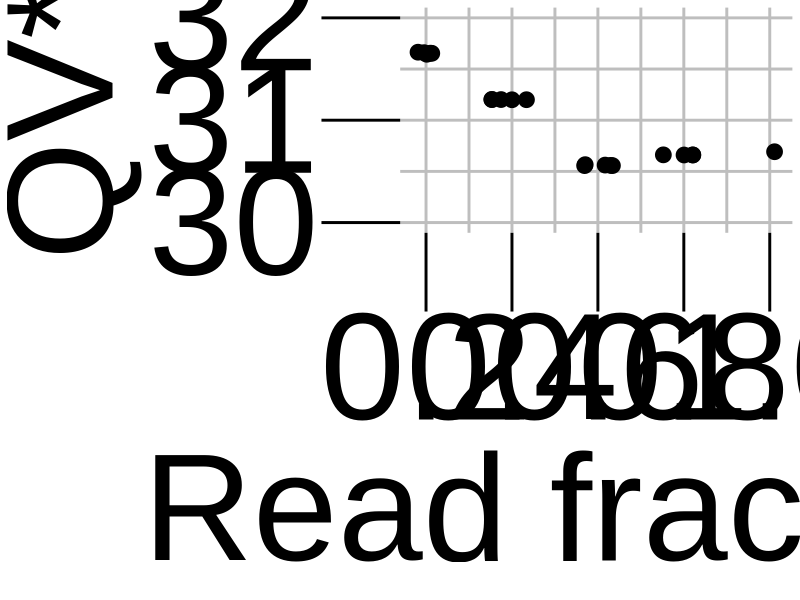

Write the R code that produced this figure.
setwd(dirname(rstudioapi::getSourceEditorContext()$path))

library(ggplot2)
library(dplyr)
library(ggpubr)

data <- read.csv("results.txt", header = FALSE, sep = "\t", na.strings="")

png("Supplementary Figure 4.png", width = 2500, height = 2000)

# Add regression line
ggplot(data, aes(x=V2, y=V6)) +
  theme(
    panel.background = element_rect(fill = "white",
                                    colour = "white",
                                    size = 1, linetype = "solid"),
    panel.grid.major = element_line(size = 1, linetype = 'solid',
                                    colour = "grey"), 
    panel.grid.minor = element_line(size = 1, linetype = 'solid',
                                    colour = "grey"),
    legend.position="none",
    axis.title = element_text(family = "Arial",
                              size = rel(10), colour = "black"), 
    axis.text = element_text(family = "Arial",
                             size = rel(10), colour = "black"),
    axis.ticks.length = unit(2, "cm"),
    axis.ticks = element_line(colour = "black", size=(1)),
    plot.tag = element_text(size = rel(10), face = "bold"),
  )+
  xlab("Read fraction")+
  ylab("QV*")+
  geom_jitter(aes(group=V1),width = 0.05, height = 0, size=5)+
  scale_x_continuous(breaks=c(0.2,0.4,0.6,0.8,1))+
  scale_y_continuous(breaks=25:35, limits = c(30,32))

dev.off()
